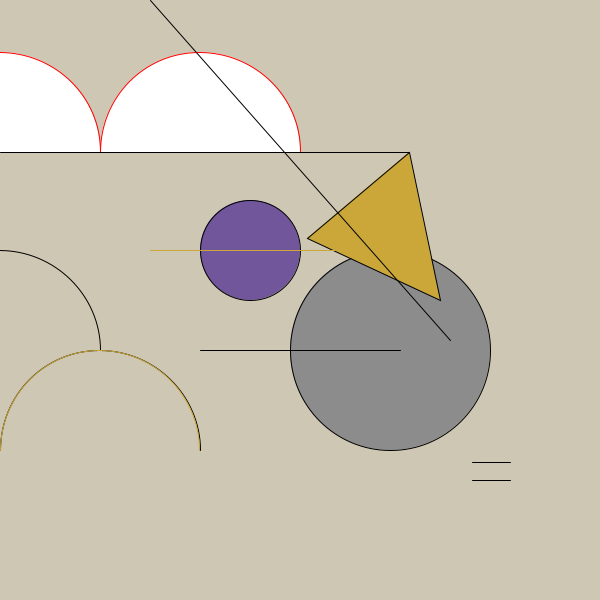
Frame 1 (no input)
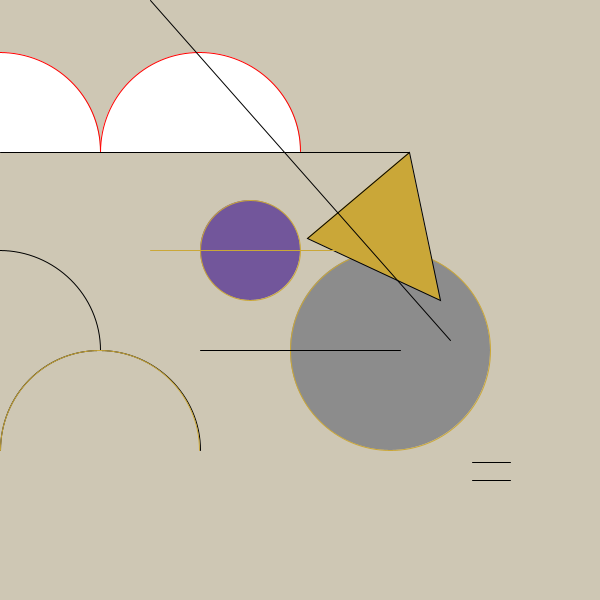
Frame 60 (the mouse pressed at the canvas centre just before this capture)
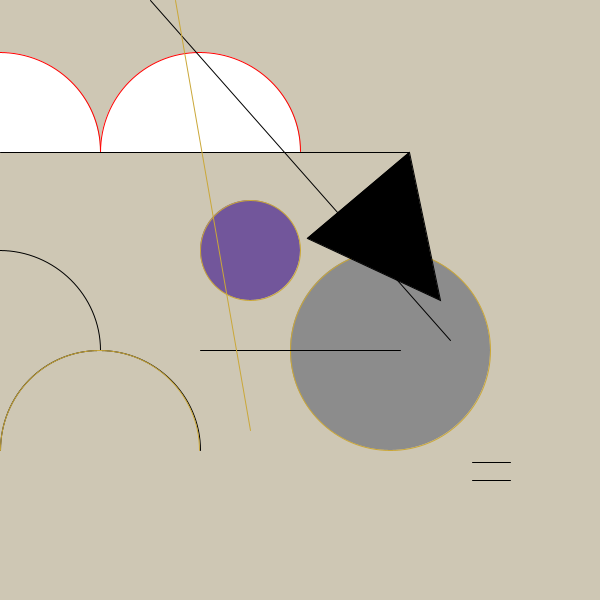
Frame 120 (the mouse held since frame 60 and released just before this capture)

The Processing sketch that drew these frames (run headless with seeded random() and noise(); from frame 60 on, the mouse is pressed at the canvas centre):

// Processing sketch: processing_88406
// ── processing_88406.pde

int value = 0;

void setup(){
  size(600,600);
}
void draw() {
background(206, 199, 180);
fill(140);
ellipse(390, 350, 200,200);
fill(114, 86,155);
ellipse(250,250,100,100);

fill(255);

stroke(255,0,0);


  arc(200, 152, 200,200, PI, 0);


  arc(200, 152, 200,200, -PI, 0);

arc(0, 152, 200,200, -PI/2, 0);
stroke(0);


  if (mousePressed == true) {
    fill(0);
  } else {
    fill(202,167,56);
  }
  triangle(307,238,409,152,440,300);

line(200,350,400,350);
line(150,0,450,340);
fill(135,22,44);

line(472,462,510,462);
line(472,480,510,480);
line(0,152,409,152);
noFill();
arc(0, 350, 200,200, -PI/2, 0);
arc(100, 450, 200,200, -PI, 0);
stroke(202,167,56);
arc(100, 450, 199,199, -PI, 0);
 if (mousePressed == true){
line(175,0,250,430);
} else{
line(150,250,350,250);
}
}

void mouseDragged() 
{
  rect(440,440,55,55);
  value = value + 5;
  if (value > 255) {
    value = 0;
  }}

  
